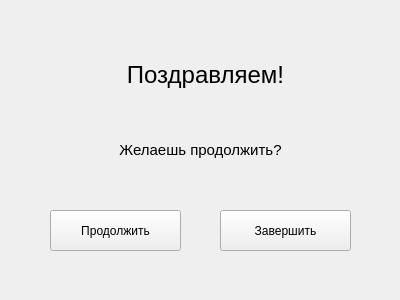
<?xml version="1.0" encoding="UTF-8"?>
<ui version="4.0">
 <class>Form</class>
 <widget class="QWidget" name="Form">
  <property name="geometry">
   <rect>
    <x>0</x>
    <y>0</y>
    <width>400</width>
    <height>300</height>
   </rect>
  </property>
  <property name="windowTitle">
   <string>Form</string>
  </property>
  <widget class="QLabel" name="label_2">
   <property name="geometry">
    <rect>
     <x>90</x>
     <y>130</y>
     <width>221</width>
     <height>41</height>
    </rect>
   </property>
   <property name="text">
    <string>&lt;html&gt;&lt;head/&gt;&lt;body&gt;&lt;p align=&quot;center&quot;&gt;&lt;span style=&quot; font-size:11pt;&quot;&gt;Желаешь продолжить?&lt;/span&gt;&lt;/p&gt;&lt;/body&gt;&lt;/html&gt;</string>
   </property>
  </widget>
  <widget class="QPushButton" name="pushButton">
   <property name="geometry">
    <rect>
     <x>50</x>
     <y>210</y>
     <width>131</width>
     <height>41</height>
    </rect>
   </property>
   <property name="text">
    <string>Продолжить</string>
   </property>
  </widget>
  <widget class="QLabel" name="label">
   <property name="geometry">
    <rect>
     <x>100</x>
     <y>50</y>
     <width>211</width>
     <height>51</height>
    </rect>
   </property>
   <property name="text">
    <string>&lt;html&gt;&lt;head/&gt;&lt;body&gt;&lt;p align=&quot;center&quot;&gt;&lt;span style=&quot; font-size:18pt;&quot;&gt;Поздравляем!&lt;/span&gt;&lt;/p&gt;&lt;/body&gt;&lt;/html&gt;</string>
   </property>
  </widget>
  <widget class="QPushButton" name="pushButton_2">
   <property name="geometry">
    <rect>
     <x>220</x>
     <y>210</y>
     <width>131</width>
     <height>41</height>
    </rect>
   </property>
   <property name="text">
    <string>Завершить</string>
   </property>
  </widget>
 </widget>
 <resources/>
 <connections/>
</ui>
